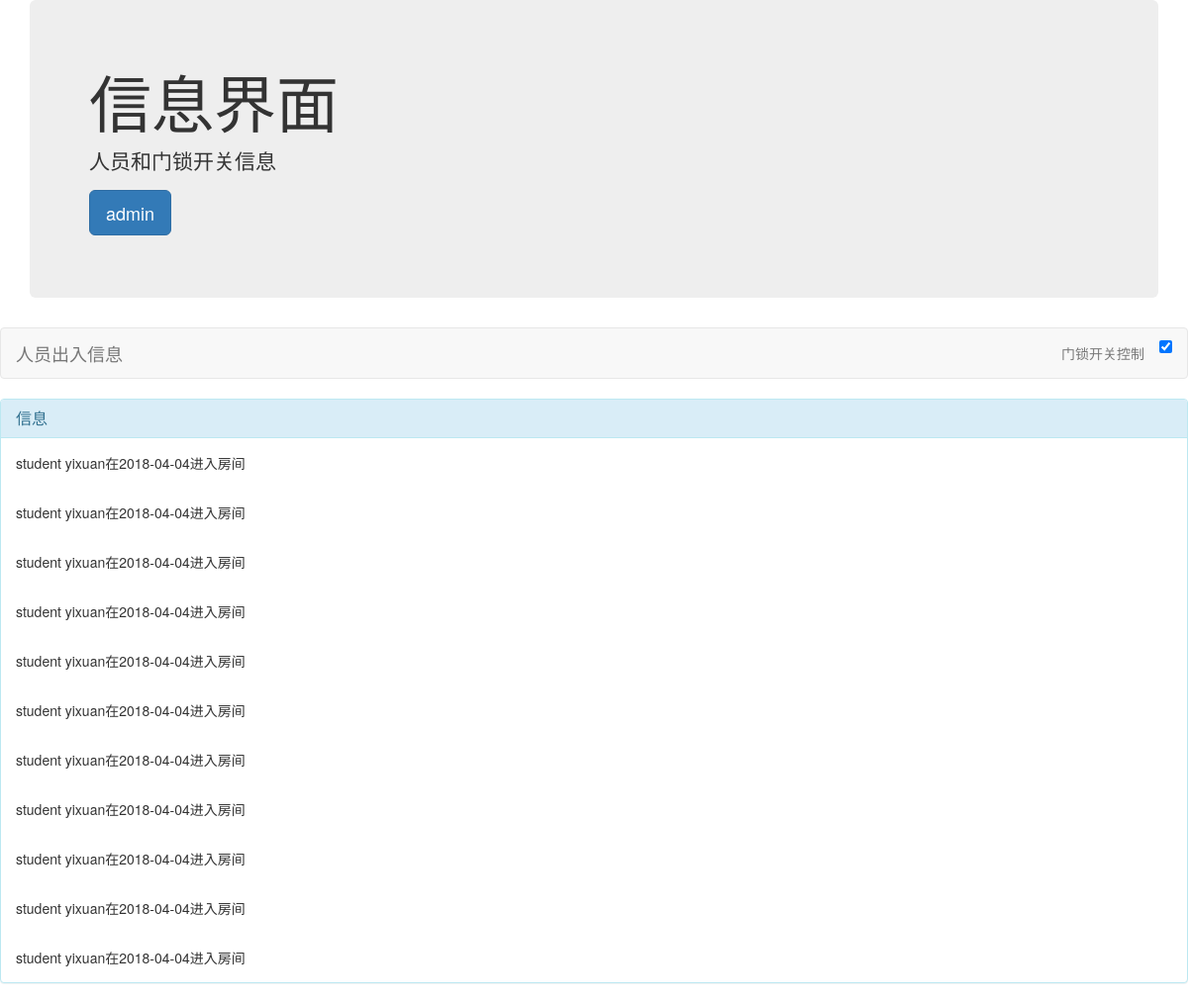
The app's page /, older data.
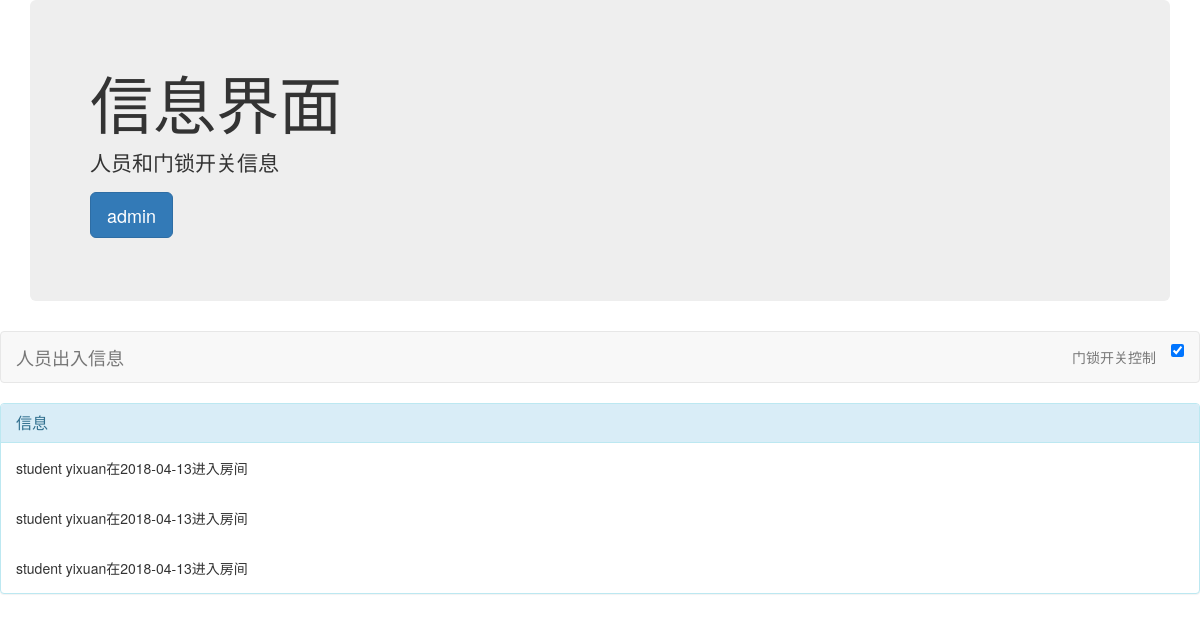
The same page, newer data.
### face/models.py (models this page shows, shortened)
class Action(models.Model):
    name = models.CharField(max_length=10, verbose_name='姓名')
    identity = models.CharField(max_length=20, verbose_name='身份')
    time = models.CharField(max_length=50, verbose_name='时间')

### face/views.py (the view)
# urls.py: url(r'^$', views.index, name='index'),
def index(request):
    all_record = Action.objects.order_by('-time')
    return render(request, 'index.html', context={
        'records': all_record,
    })

### templates/index.html (shortened to what this page needs)
<!DOCTYPE html>
<html>
<head>
	<link rel="stylesheet" href="https://cdn.bootcss.com/bootstrap/3.3.7/css/bootstrap.min.css">
</head>
<body>
<div class="container">
   <div class="jumbotron">
        <h1>信息界面</h1>
        <p>人员和门锁开关信息</p>
        <p><a class="btn btn-primary btn-lg" role="button" href="admin">
        admin</a>
      </p>
   </div>
</div>
<nav class="navbar navbar-default" role="navigation">
    <div class="container-fluid">
    <div class="navbar-header">
        <a class="navbar-brand">人员出入信息</a>
    </div>
    <div>
        <form class="navbar-form navbar-right" role="search">
            <div class="switch" data-on="success" data-off="warning">
            <input type="checkbox" checked />
</div>
        </form>
        <p class="navbar-text navbar-right">门锁开关控制</p>
    </div>
    </div>
</nav>
<div class="panel panel-info">
	<div class="panel-heading">
		<h3 class="panel-title">信息</h3>
	</div>
  {% for record in records %}
    <div class="panel-body">
      {{ record.identity }} {{ record.name }}在{{ record.time }}进入房间
    </div>
  {% endfor %}
</div>
</body>
</html>

Row changes from the older to the newer data that the page shows:
removed Action: identity "student", name "yixuan", time "2018-04-04"
removed Action: identity "student", name "yixuan", time "2018-04-04"
removed Action: identity "student", name "yixuan", time "2018-04-04"
removed Action: identity "student", name "yixuan", time "2018-04-04"
removed Action: identity "student", name "yixuan", time "2018-04-04"
removed Action: identity "student", name "yixuan", time "2018-04-04"
removed Action: identity "student", name "yixuan", time "2018-04-04"
removed Action: identity "student", name "yixuan", time "2018-04-04"
removed Action: identity "student", name "yixuan", time "2018-04-04"
removed Action: identity "student", name "yixuan", time "2018-04-04"
removed Action: identity "student", name "yixuan", time "2018-04-04"
added Action: identity "student", name "yixuan", time "2018-04-13"
added Action: identity "student", name "yixuan", time "2018-04-13"
added Action: identity "student", name "yixuan", time "2018-04-13"
